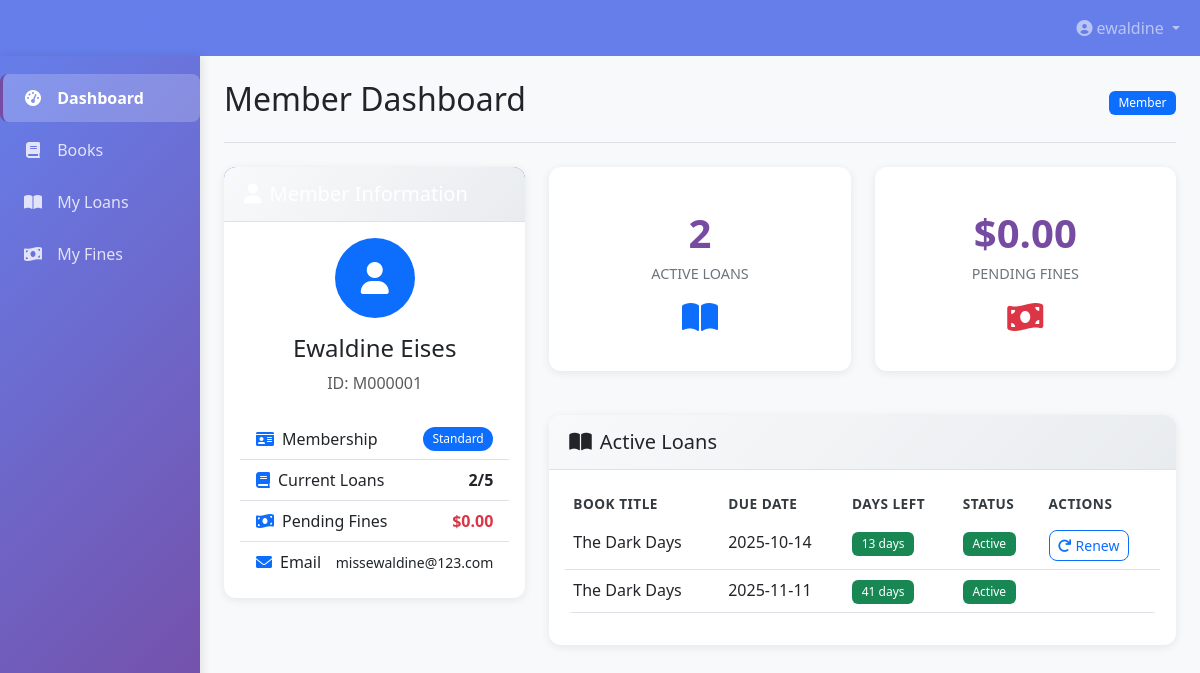
The page /dashboard (signed in) on the database its author committed.
### app.py (models this page shows, shortened)
class User(db.Model, UserMixin):
    id = db.Column(db.Integer, primary_key=True)
    username = db.Column(db.String(50), unique=True, nullable=False)
    password_hash = db.Column(db.String(128), nullable=False)
    role = db.Column(db.String(20), nullable=False, default='member')  # member, librarian, admin
    created_at = db.Column(db.DateTime, default=datetime.utcnow)

class Member(db.Model):
    id = db.Column(db.String(10), primary_key=True)
    first_name = db.Column(db.String(100), nullable=False)
    last_name = db.Column(db.String(100), nullable=False)
    email = db.Column(db.String(120), unique=True, nullable=False)
    phone = db.Column(db.String(20), nullable=False)
    address = db.Column(db.Text, nullable=False)
    membership_type = db.Column(db.String(20), nullable=False, default='standard')  # standard, premium
    membership_status = db.Column(db.String(20), nullable=False, default='active')  # active, suspended, expired
    max_books = db.Column(db.Integer, nullable=False, default=3)
    user_id = db.Column(db.Integer, db.ForeignKey('user.id'), nullable=False)
    created_at = db.Column(db.DateTime, default=datetime.utcnow)
    loans = db.relationship('Loan', backref='member', lazy=True)
    fines = db.relationship('Fine', backref='member', lazy=True)
    @property
    def full_name(self):
        return f"{self.first_name} {self.last_name}"
    @property
    def current_loans_count(self):
        return Loan.query.filter_by(member_id=self.id, return_date=None).count()
    @property
    def total_fines_due(self):
        return db.session.query(func.sum(Fine.amount)).filter(
            Fine.member_id == self.id,
            Fine.paid_date == None
        ).scalar() or 0.0

class Loan(db.Model):
    id = db.Column(db.Integer, primary_key=True)
    book_id = db.Column(db.String(10), db.ForeignKey('book.id'), nullable=False)
    member_id = db.Column(db.String(10), db.ForeignKey('member.id'), nullable=False)
    loan_date = db.Column(db.DateTime, nullable=False, default=datetime.utcnow)
    due_date = db.Column(db.DateTime, nullable=False)
    return_date = db.Column(db.DateTime)
    status = db.Column(db.String(20), nullable=False, default='active')
    renewed_count = db.Column(db.Integer, default=0)
    max_renewals = db.Column(db.Integer, default=2)
    created_at = db.Column(db.DateTime, default=datetime.utcnow)
    fine = db.relationship('Fine', backref='loan', uselist=False, lazy=True)

class Book(db.Model):
    id = db.Column(db.String(10), primary_key=True)
    isbn = db.Column(db.String(20), unique=True, nullable=False)
    title = db.Column(db.String(300), nullable=False)
    edition = db.Column(db.String(50))
    publication_year = db.Column(db.Integer)
    pages = db.Column(db.Integer)
    language = db.Column(db.String(50), default='English')
    description = db.Column(db.Text)
    cover_image = db.Column(db.String(200))
    author_id = db.Column(db.Integer, db.ForeignKey('author.id'), nullable=False)
    publisher_id = db.Column(db.Integer, db.ForeignKey('publisher.id'), nullable=False)
    category_id = db.Column(db.Integer, db.ForeignKey('category.id'), nullable=False)
    total_copies = db.Column(db.Integer, nullable=False, default=1)
    available_copies = db.Column(db.Integer, nullable=False, default=1)
    location = db.Column(db.String(100))  # Shelf location
    created_at = db.Column(db.DateTime, default=datetime.utcnow)
    updated_at = db.Column(db.DateTime, default=datetime.utcnow, onupdate=datetime.utcnow)
    loans = db.relationship('Loan', backref='book', lazy=True)

### app.py (the view, shortened to what this page needs)
@app.route('/')
@app.route('/dashboard')
@login_required
def dashboard():
    update_overdue_loans()
    current_time = datetime.utcnow()
    if current_user.role == 'member':
        member = Member.query.options(
            joinedload(Member.loans).joinedload(Loan.book),
            joinedload(Member.fines)
        ).filter_by(user_id=current_user.id).first()
        if member:
            active_loans = [loan for loan in member.loans if loan.return_date is None]
            recent_loans = sorted(member.loans, key=lambda x: x.loan_date, reverse=True)[:5]
            pending_fines = [fine for fine in member.fines if fine.status == 'pending']
            return render_template('dashboard.html',
                                 title='Member Dashboard',
                                 member=member,
                                 active_loans=active_loans,
                                 recent_loans=recent_loans,
                                 pending_fines=pending_fines,
                                 now=current_time)  # Add this line
        else:
            flash('Please complete your member profile.', 'warning')
            return redirect(url_for('profile'))

### templates/dashboard.html (shortened to what this page needs)
{% extends "base.html" %}
{% block content %}
    {% if current_user.role == 'member' %}
        <div class="row">
            <div class="col-md-4">
                <div class="card">
                    <div class="card-header bg-primary text-white">
                        <h5 class="mb-0"><i class="fas fa-user me-2"></i>Member Information</h5>
                    </div>
                    <div class="card-body">
                        <div class="text-center mb-4">
                            <div class="bg-primary rounded-circle d-inline-flex align-items-center justify-content-center" style="width: 80px; height: 80px;">
                                <i class="fas fa-user text-white" style="font-size: 2rem;"></i>
                            </div>
                            <h4 class="mt-3">{{ member.full_name }}</h4>
                            <p class="text-muted">ID: {{ member.id }}</p>
                        </div>
                        <div class="list-group list-group-flush">
                            <div class="list-group-item d-flex justify-content-between align-items-center">
                                <span><i class="fas fa-id-card me-2 text-primary"></i>Membership</span>
                                <span class="badge bg-primary rounded-pill text-capitalize">{{ member.membership_type }}</span>
                            </div>
                            <div class="list-group-item d-flex justify-content-between align-items-center">
                                <span><i class="fas fa-book me-2 text-primary"></i>Current Loans</span>
                                <span class="fw-bold">{{ member.current_loans_count }}/{{ member.max_books }}</span>
                            </div>
                            <div class="list-group-item d-flex justify-content-between align-items-center">
                                <span><i class="fas fa-money-bill-wave me-2 text-primary"></i>Pending Fines</span>
                                <span class="fw-bold text-danger">${{ "%.2f"|format(member.total_fines_due) }}</span>
                            </div>
                            <div class="list-group-item d-flex justify-content-between align-items-center">
                                <span><i class="fas fa-envelope me-2 text-primary"></i>Email</span>
                                <small>{{ member.email }}</small>
                            </div>
                        </div>
                    </div>
                </div>
            </div>
            <div class="col-md-8">
                <div class="row">
                    <div class="col-md-6">
                        <div class="card stat-card">
                            <div class="card-body">
                                <div class="number">{{ member.current_loans_count }}</div>
                                <div class="label">Active Loans</div>
                                <i class="fas fa-book-open mt-3 text-primary" style="font-size: 2rem;"></i>
                            </div>
                        </div>
                    </div>
                    <div class="col-md-6">
                        <div class="card stat-card">
                            <div class="card-body">
                                <div class="number">${{ "%.2f"|format(member.total_fines_due) }}</div>
                                <div class="label">Pending Fines</div>
                                <i class="fas fa-money-bill-wave mt-3 text-danger" style="font-size: 2rem;"></i>
                            </div>
                        </div>
                    </div>
                </div>
                {% if active_loans %}
                <div class="card mt-4">
                    <div class="card-header">
                        <h5 class="mb-0"><i class="fas fa-book-open me-2"></i>Active Loans</h5>
                    </div>
                    <div class="card-body">
                        <div class="table-responsive">
                            <table class="table table-hover">
                                <thead>
                                    <tr>
                                        <th>Book Title</th>
                                        <th>Due Date</th>
                                        <th>Days Left</th>
                                        <th>Status</th>
                                        <th>Actions</th>
                                    </tr>
                                </thead>
                                <tbody>
                                    {% for loan in active_loans %}
                                    <tr>
                                        <td>{{ loan.book.title }}</td>
                                        <td>{{ loan.due_date.strftime('%Y-%m-%d') }}</td>
                                        <td>
                                            {% set days_left = (loan.due_date.date() - now.date()).days %}
                                            <span class="badge bg-{{ 'success' if days_left > 3 else 'warning' if days_left > 0 else 'danger' }}">
                                                {{ days_left }} days
                                            </span>
                                        </td>
                                        <td>
                                            <span class="badge bg-{{ 'success' if loan.status == 'active' else 'danger' }}">
                                                {{ loan.status|title }}
                                            </span>
                                        </td>
                                        <td>
                                            {% if loan.status == 'active' and loan.renewed_count < loan.max_renewals %}
                                            <button class="btn btn-sm btn-outline-primary renew-loan-btn" data-loan-id="{{ loan.id }}">
                                                <i class="fas fa-redo me-1"></i>Renew
                                            </button>
                                            {% endif %}
                                        </td>
                                    </tr>
                                    {% endfor %}
                                </tbody>
                            </table>
                        </div>
                    </div>
                </div>
                {% endif %}
            </div>
        </div>
    {% endif %}
{% endblock %}

### templates/base.html (shortened to what this page needs)
<!DOCTYPE html>
<html lang="en">
<head>
    <link href="https://cdn.jsdelivr.net/npm/bootstrap@5.3.0-alpha1/dist/css/bootstrap.min.css" rel="stylesheet">
    <link href="https://cdnjs.cloudflare.com/ajax/libs/font-awesome/6.0.0/css/all.min.css" rel="stylesheet">
    <link rel="stylesheet" href="../static/style.css">
</head>
<body>
    <nav class="navbar navbar-expand-lg navbar-dark" style="background-color: var(--primary-color);">
        <div class="container-fluid">
            <a class="navbar-brand" href="{{ url_for('dashboard') }}">
                <i class="fas fa-book me-2"></i>Library System
            </a>
            <div class="collapse navbar-collapse" id="navbarNav">
                <ul class="navbar-nav ms-auto">
                    {% if current_user.is_authenticated %}
                        <li class="nav-item dropdown">
                            <a class="nav-link dropdown-toggle" href="#" id="navbarDropdown" role="button" data-bs-toggle="dropdown">
                                <i class="fas fa-user-circle me-1"></i>{{ current_user.username }}
                            </a>
                        </li>
                    {% endif %}
                </ul>
            </div>
        </div>
    </nav>
    <div class="container-fluid">
        <div class="row">
            {% if current_user.is_authenticated %}
            <div class="col-md-3 col-lg-2 d-md-block sidebar collapse">
                <div class="position-sticky pt-3">
                    <ul class="nav flex-column">
                        <li class="nav-item">
                            <a class="nav-link {% if request.endpoint == 'dashboard' %}active{% endif %}" href="{{ url_for('dashboard') }}">
                                <i class="fas fa-tachometer-alt"></i> Dashboard
                            </a>
                        </li>
                        <li class="nav-item">
                            <a class="nav-link {% if request.endpoint == 'books' %}active{% endif %}" href="{{ url_for('books') }}">
                                <i class="fas fa-book"></i> Books
                            </a>
                        </li>
                        {% if current_user.role == 'member' %}
                        <li class="nav-item">
                            <a class="nav-link {% if request.endpoint == 'loans' %}active{% endif %}" href="{{ url_for('loans') }}">
                                <i class="fas fa-book-open"></i> My Loans
                            </a>
                        </li>
                        <li class="nav-item">
                            <a class="nav-link {% if request.endpoint == 'fines' %}active{% endif %}" href="{{ url_for('fines') }}">
                                <i class="fas fa-money-bill-wave"></i> My Fines
                            </a>
                        </li>
                        {% endif %}
                    </ul>
                </div>
            </div>
            {% endif %}
            <main class="col-md-9 ms-sm-auto col-lg-10 px-md-4 py-4">
                <div class="d-flex justify-content-between flex-wrap flex-md-nowrap align-items-center pb-3 mb-4 border-bottom">
                    <h1 class="h2">{{ title }}</h1>
                    {% if current_user.is_authenticated %}
                    <div class="btn-toolbar mb-2 mb-md-0">
                        <span class="badge bg-primary">{{ current_user.role|title }}</span>
                    </div>
                    {% endif %}
                </div>
                {% block content %}{% endblock %}
            </main>
        </div>
    </div>
</body>
</html>

### rows shown on the page
User: username "ewaldine", role "Member"
Member: full_name "Ewaldine Eises", id "M000001", membership_type "Standard", max_books "5", email "missewaldine@123.com"
Loan: book "The Dark Days", due_date "2025-10-14", status "Active"
Loan: book "The Dark Days", due_date "2025-11-11", status "Active"

### other values the page prints
{{ title }} "Member Dashboard"
{{ member.current_loans_count }} "2"
{{ "%.2f"|format(member.total_fines_due) }} "0.00"
